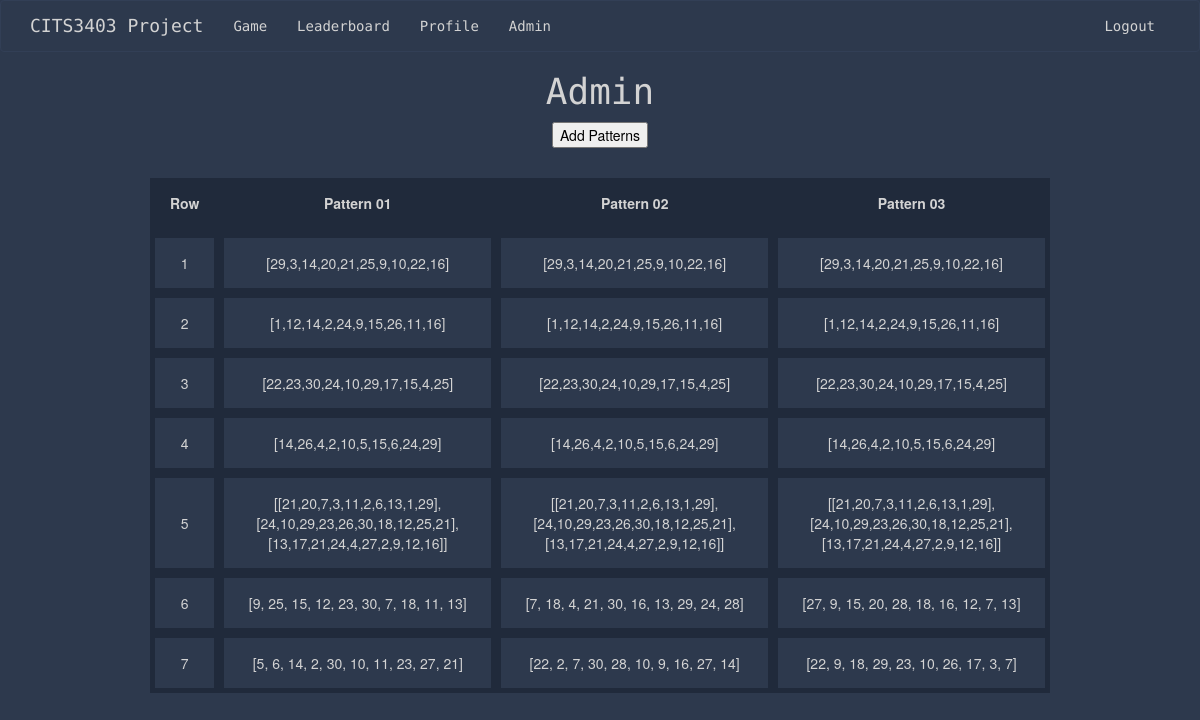
Page /admin (signed in) on the earlier database version.
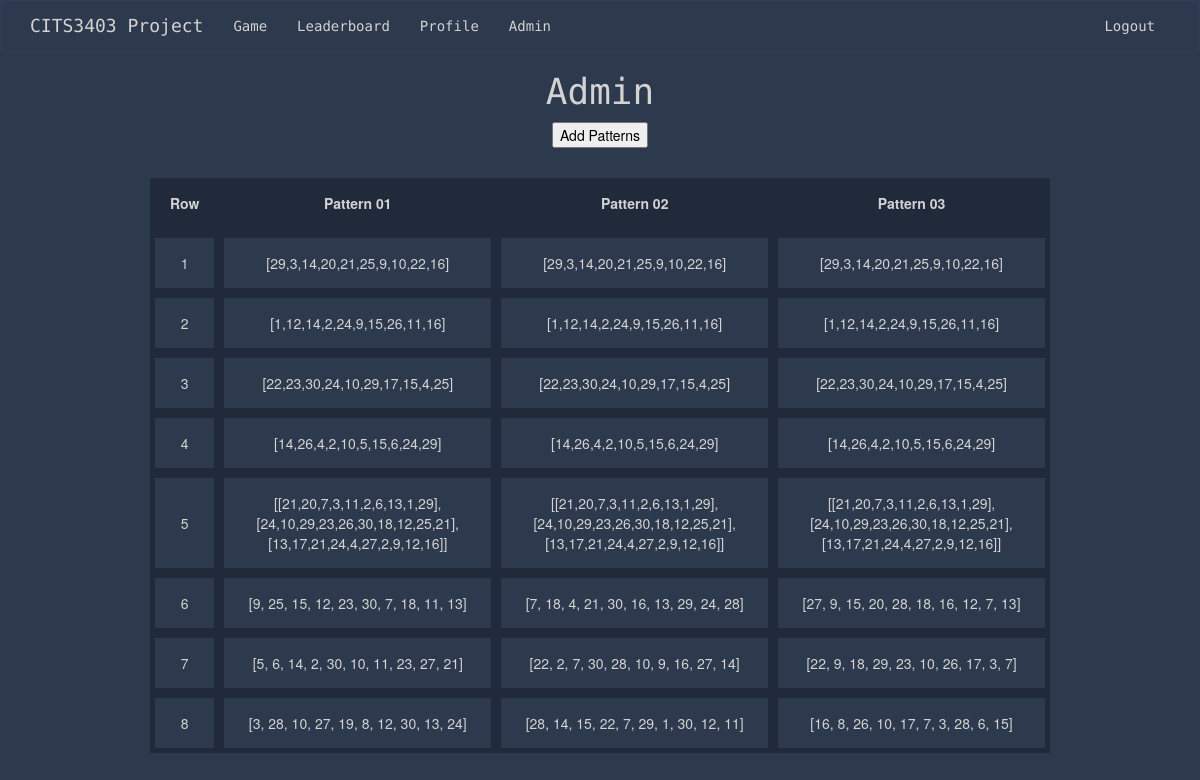
Same page on the later database version.
### app/models.py (models this page shows)
class Puzzle(db.Model):
    id = db.Column(db.Integer, primary_key=True)
    puzzle01 = db.Column(db.String(64))
    puzzle02 = db.Column(db.String(64))
    puzzle03 = db.Column(db.String(64))

### app/routes.py (the view)
@app.route('/admin')
@login_required
def admin():
    id = current_user.id
    if id == 4:
        all_puzzles = Puzzle.query.all()
        return render_template('admin.html', title='Admin', puzzles = all_puzzles)
    else:
        flash("You are not authorized to access this page")
        return redirect(url_for('index'))

### app/models.py (called while the page is built)
    @login.user_loader
    def load_user(id):
        return User.query.get(int(id))

### app/templates/admin.html (shortened to what this page needs)
{% extends "base.html" %}
{% block content %}
<body>
    <h1>Admin</h1>
    <form action = "/update_puzzle", methods = "post">
        <button id = 'addData' type = 'button' type ='submit' onclick ='insertPattern()'> Add Patterns </button>
      </form>
      <table >
        <thead>
            <tr>
                <th> Row </th>
                <th> Pattern 01 </th>
                <th> Pattern 02 </th>
                <th> Pattern 03 </th>
            </tr>
        </thead>
        <tbody>
            {% for puzzle in puzzles %}
                <tr>
                    <td> {{ puzzle.id }} </td>
                    <td> {{ puzzle.puzzle01 }} </td>
                    <td> {{ puzzle.puzzle02 }} </td>
                    <td> {{ puzzle.puzzle03 }}</td>
                </tr>
            {% endfor %}
        </tbody>
    </table>
</body>
{% endblock %}

Differences in the rows shown:
added Puzzle: id "8", puzzle01 "[3, 28, 10, 27, 19, 8, 12, 30, 13, 24]", puzzle02 "[28, 14, 15, 22, 7, 29, 1, 30, 12, 11]", puzzle03 "[16, 8, 26, 10, 17, 7, 3, 28, 6, 15]"
